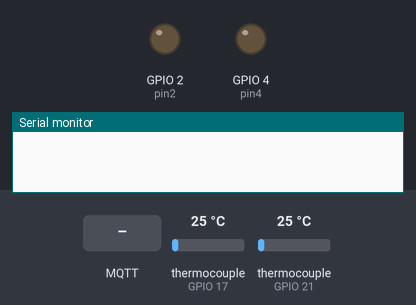
Simulated run of this sketch. Board: ESP32. On the bench: output pins drawn as LEDs (lit = HIGH), the last lines printed to the serial monitor. The test bench sets the inputs (shaded band); at power-on: thermocouple (sensors on GPIO 17, GPIO 21) 25 °C. WiFi joins after 1.5 s; servers stay silent unless stated; no MQTT or app messages arrive unless stated.

Above: at 0.0 s.
At 2.7 s:
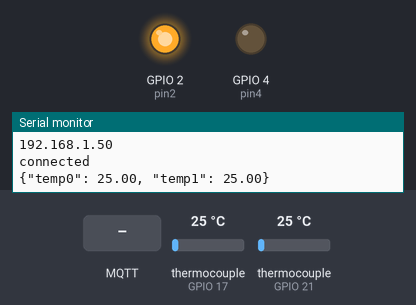
2.8 s: MQTT message "bioR/control" arrives on the first subscribed topic
6.0 s: MQTT message "1" arrives on the first subscribed topic
9.5 s: MQTT message "on" arrives on the first subscribed topic
Timing chart, 0 to 12.5 s (numbered marks = the images above; inputs shaded):
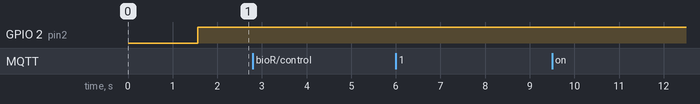

The sketch:

hornoAgaveUltimo.ino
```cpp
#include <WiFi.h>
#include <PubSubClient.h>
#include <Wire.h>
#include <ArduinoJson.h>

const char* ssid = "UTIM";
const char* password = "utim$$$2026";
const char* mqtt_server = "172.16.25.201";


String mensajeControl = "";

WiFiClient espClient;
PubSubClient client(espClient);
long lastMsg = 0;
char msg[50];
int value = 0;

#include <max6675.h>
#define SO0 18
#define SCK0 19
#define CS0 21

#define SO1 16
#define SCK1 5
#define CS1 17


MAX6675 termo0(SCK0, CS0, SO0);
MAX6675 termo1(SCK1, CS1, SO1);

const int pin2 = 2;
const int pin4 = 4;
String data = "";

void setup() {
  Serial.begin(115200);
  pinMode(pin2, OUTPUT);
  pinMode(pin4, OUTPUT);

  setup_wifi();
  client.setServer(mqtt_server, 1883);
  client.setCallback(callback);
}

void setup_wifi() {
  delay(10);
  Serial.println();
  Serial.print("Connecting to ");
  Serial.println(ssid);
  WiFi.begin(ssid, password);

  while (WiFi.status() != WL_CONNECTED) {
    delay(500);
    Serial.print(".");
  }

  Serial.println("");
  Serial.println("WiFi connected");
  Serial.println("IP address: ");
  Serial.println(WiFi.localIP());
}

void callback(char* topic, byte* message, unsigned int length) {
  Serial.print("Message arrived on topic: ");
  Serial.print(topic);
  Serial.print(". Message: ");
  String messageTemp;

  for (int i = 0; i < length; i++) {
    Serial.print((char)message[i]);
    messageTemp += (char)message[i];
  }
  Serial.println();

  if (String(topic) == "bioR/control") {
    mensajeControl = messageTemp;
  }
}


void reconnect() {
  while (!client.connected()) {
    //Serial.print("Attempting MQTT connection...");
    // Attempt to connect
    if (client.connect("ESP8266Client")) {

      Serial.println("connected");
      // Subscribe
      client.subscribe("bioR/control");
    } else {
      Serial.print("failed, rc=");
      Serial.print(client.state());
      Serial.println(" try again in 5 seconds");
      delay(5000);
    }
  }
}

void loop() {
  if (!client.connected()) {
    reconnect();
  }
  client.loop();

  String data = "{\"temp0\": " + String(termo0.readCelsius()) + ", \"temp1\": " + String(termo1.readCelsius()) + "}";
  data.trim();
  Serial.println(data);
  client.publish("agave/horno", data.c_str());

  // For the MAX6675 to update, you must delay AT LEAST 250ms between reads!
  digitalWrite(pin2, HIGH);
  delay(3000);
  digitalWrite(pin2, LOW);

}
```
